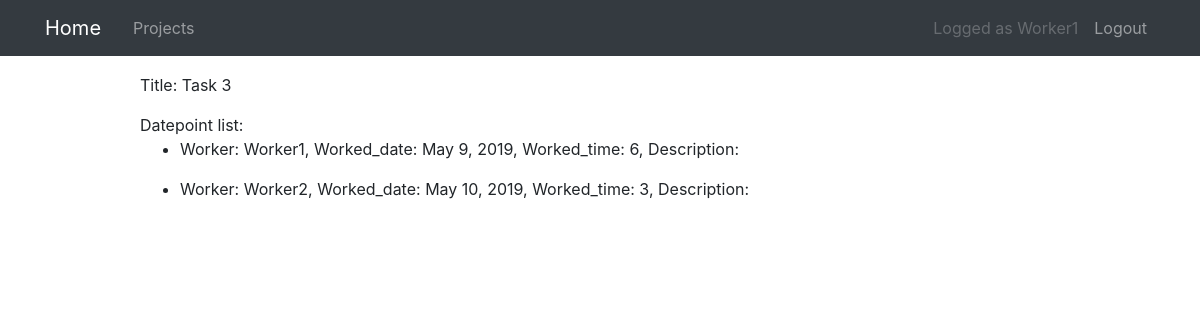
The page /task/4/ (signed in) on the database as committed earlier.
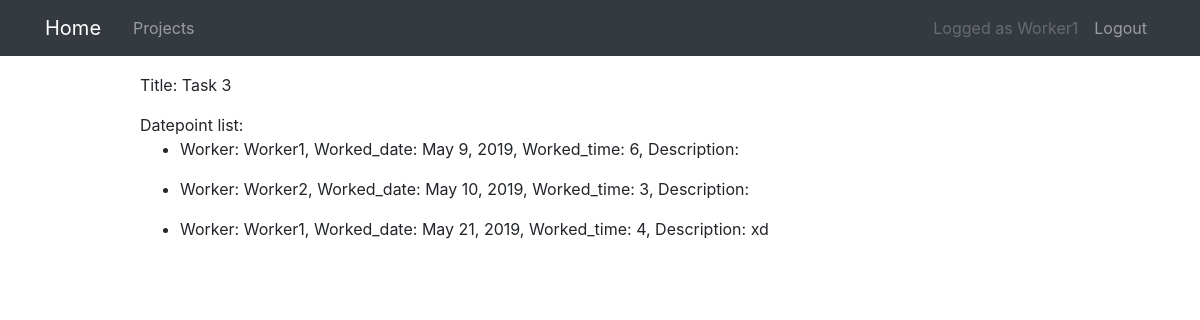
The same page on the database as committed later.
### projects/models.py (models this page shows, shortened)
class Task(models.Model):
    title = models.CharField(max_length=100)
    project = models.ForeignKey(Project, on_delete=models.CASCADE)

class DatePoint(models.Model):
    task = models.ForeignKey(Task, on_delete=models.CASCADE)
    worker = models.ForeignKey(User, on_delete=models.CASCADE)
    description = models.CharField(max_length=100, blank=True)
    worked_time = models.PositiveIntegerField()
    worked_date = models.DateField()
    date_created = models.DateTimeField(auto_now=True)
    approved = models.BooleanField(default=False)

### projects/views.py (the view)
# urls.py: path("task/<int:pk>/", TaskDetailView.as_view(), name="task-detail"),
class TaskDetailView(
    PermissionRequiredMixin, UserBelongsToTaskMixin, DetailView
):
    model = Task
    def get_context_data(self, **kwargs):
        context = super().get_context_data(**kwargs)
        datepoint_list = DatePoint.objects.filter(task__id=self.kwargs["pk"])
        context["datepoint_list"] = datepoint_list
        return context
    permission_required = "projects.view_task"

### projects/mixins.py (called while the page is built)
    def test_func(self):
        user = self.request.user
        task_pk = self.kwargs["pk"]
        if user.groups.count() > 0:
            if user.groups.all()[0].name == "Worker":
                queryset = Task.objects.filter(
                    id=task_pk, project__worker=user
                )
                if queryset.count() > 0:
                    return True
            elif user.groups.all()[0].name == "Manager":
                queryset = Task.objects.filter(
                    id=task_pk, project__manager=user
                )
                if queryset.count() > 0:
                    return True
        else:
            return False

### projects/models.py (called while the page is built)
    def __str__(self):
        return f"{self.title}, {self.manager}"

### projects/templates/projects/task_detail.html (shortened to what this page needs)
{% extends "projects/base.html" %}
{% block content %}
<p>Title: {{ object.title }} </p>
{% if datepoint_list %}
Datepoint list:
{% endif %}
{% for datepoint in datepoint_list %}
<ul>
    <li>Worker: {{datepoint.worker}}, Worked_date: {{ datepoint.worked_date }}, Worked_time:
        {{ datepoint.worked_time }}, Description: {{ datepoint.description }}
    </li>
</ul>
{% endfor %}
{% endblock content %}

### projects/templates/projects/base.html (shortened to what this page needs)
{% load static %}
<!DOCTYPE html>
<html>
<head>
  <link rel="stylesheet" href="https://maxcdn.bootstrapcdn.com/bootstrap/4.0.0/css/bootstrap.min.css"
>
  <link rel="stylesheet" type="text/css" href="{% static 'projects/main.css' %}">
</head>
<body>
  <header>
    <nav class="navbar navbar-expand-md navbar-dark bg-dark">
      <div class="container">
        <a class="navbar-brand mr-4" href="{% url 'project-home' %}">Home</a>
        <div class="collapse navbar-collapse" id="navbarToggle">
          <div class="navbar-nav mr-auto">
            {% if user.is_authenticated %}
            {% if perms.projects.view_project %}
            {% if not request.user.is_staff %}
            <a class="nav-item nav-link" href="{% url 'project-list' %}">Projects</a>
            {% endif %}
            {% endif %}
            {% endif %}
          </div>
          <div class="navbar-nav">
            {% if user.is_authenticated %}
            <a class="nav-link disabled" href="#">Logged as {{ user.username }}</a>
            <a class="nav-item nav-link" href="{% url 'logout' %}">Logout</a>
            {% else %}
            <a class="nav-item nav-link" href="{% url 'login' %}">Login</a>
            {% endif %}
          </div>
        </div>
      </div>
    </nav>
  </header>
  <main role="main" class="container">
    <div class="row">
      <div class="col-1">
      </div>
      <div class="col-10">
        {% block content %}{% endblock %}
      </div>
      <div class="col-1"></div>
    </div>
  </main>
</body>
</html>

### projects/static/projects/main.css (style rules this page uses)
.navbar { margin-bottom: 2ex; }

Rows that differ between the two databases and show on the page:
added DatePoint: worker "Worker1", worked_date "May 21, 2019", worked_time "4", description "xd"
